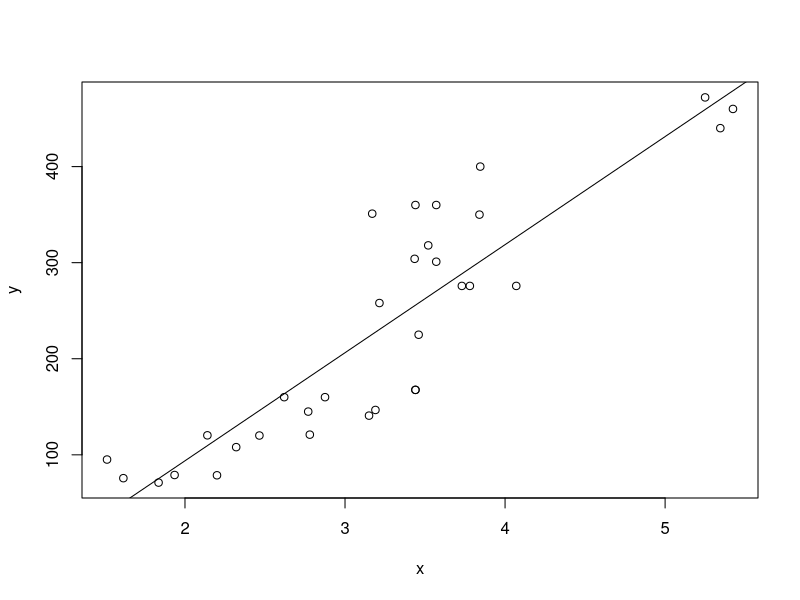
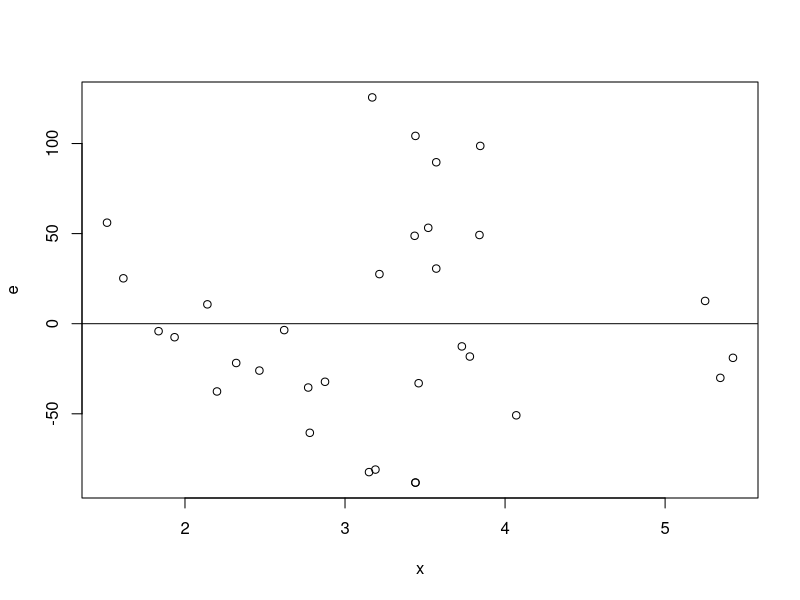

Write the R code that produced these figures, in order.
## ---- chunk 1
knitr::opts_chunk$set(echo = TRUE)
## ---- chunk 2
data("mtcars")
head(mtcars)
y = mtcars$mpg
x = cbind(1, mtcars$wt, mtcars$hp)
head(x)
## ---- chunk 3
solve( t(x) %*% x ) %*% t(x) %*% y
## ---- chunk 4
coef( lm( mpg ~ wt + hp, data=mtcars ))
## ---- chunk 5
n = nrow(x)
v1 = matrix(1, n)
H = v1 %*% solve(t(v1) %*% v1) %*% t(v1)
all( H == matrix(1, n, n) / n )
## ---- chunk 6
I = diag(1, n)
H = matrix(1, n, n) / n

xc = (I - H) %*% x
## ---- chunk 7
apply(xc, 2, mean)
xc2 = sweep(x, 2, apply(x, 2, mean))
## ---- chunk 8
vx = ( t(x) %*% (I - H) %*% x ) / (n-1)

round(vx, 6)
var(x)
## ---- chunk 9
x = mtcars$wt
y = mtcars$disp

yc = y - mean(y)
xc = x - mean(x)
slope = sum( yc * xc ) / sum( xc * xc )
slope
lm(formula = yc ~ xc - 1)
cor(x,y) * sd(y) / sd(x)
## ---- chunk 10
plot(x, y)
abline(lm(y ~ x))
## ---- chunk 11
lm(y ~ x)
## ---- chunk 12
cor(x,y) * sd(y) / sd(x)
mean(y) - cor(x,y) * sd(y) / sd(x) * mean(x)
## ---- chunk 13
sum(yc * xc) / sum(xc^2)
## ---- chunk 14
Jn = matrix(1, length(x))
beta1 = cor(x,y) * sd(y) / sd(x)
beta0 = mean(y) - beta1 * mean(x)
beta0
beta1
yhat = beta0 * Jn + beta1 * x
e = y - yhat
## ---- chunk 15
plot(x, e)
abline(h=0)
## ---- chunk 16
sum(e^2)
y_hat_other_beta = beta0 * Jn + 120 * x
sum((y - y_hat_other_beta)^2)
## ---- chunk 17
areequal <- function (a, b) {
    all( abs(a - b) < 0.00001 )
}
## ---- chunk 18
pred = predict(lm(y ~ x))
areequal(yhat, pred)
## ---- chunk 19
resd = resid(lm(y ~ x))
areequal(e, resd)
